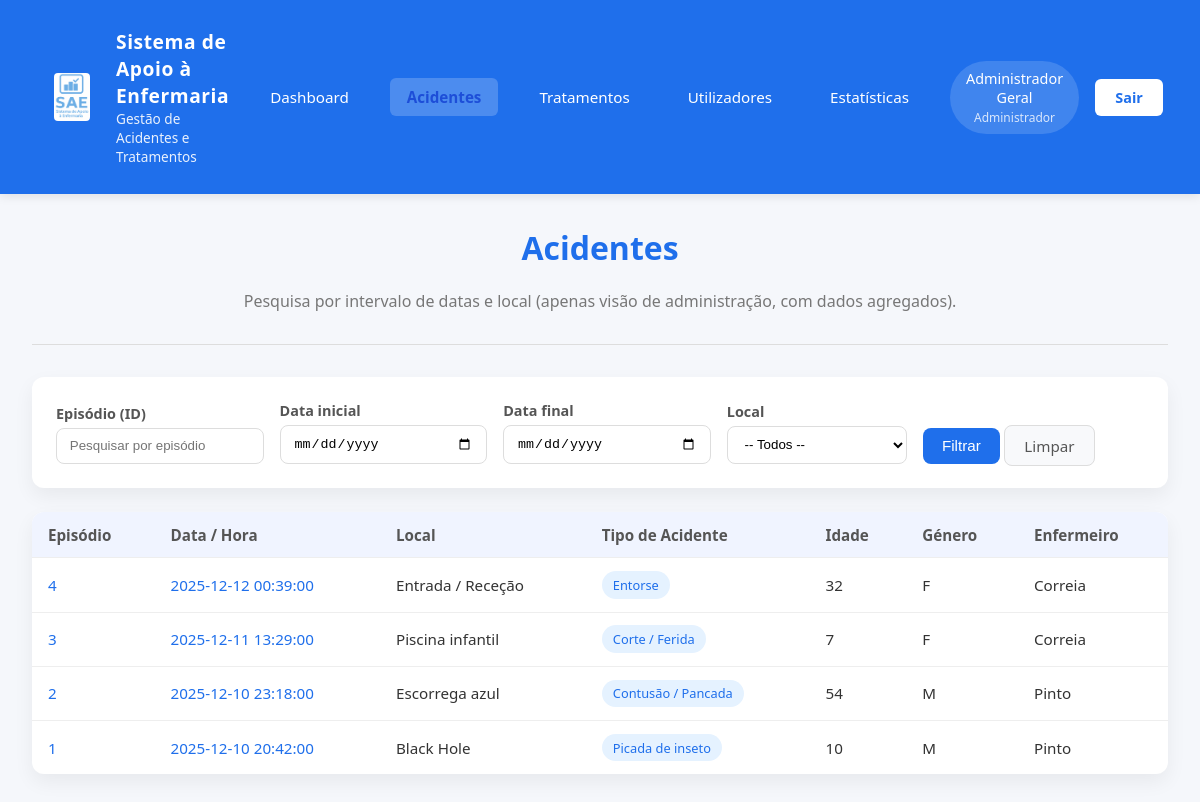
The page /public/index.php?route=admin_incidents (signed in) on the database its author committed.
### tables this page shows
CREATE TABLE `incidents` (
  `id` int(11) NOT NULL,
  `user_id` int(11) NOT NULL,
  `incident_type_id` int(11) NOT NULL,
  `location_id` int(11) NOT NULL,
  `occurred_at` datetime NOT NULL,
  `patient_age` tinyint(3) UNSIGNED DEFAULT NULL,
  `patient_gender` enum('M','F','Outro') DEFAULT NULL,
  `description` text DEFAULT NULL,
  `created_at` timestamp NOT NULL DEFAULT current_timestamp()
);

CREATE TABLE `locations` (
  `id` int(11) NOT NULL,
  `name` varchar(255) NOT NULL,
  `active` tinyint(1) NOT NULL DEFAULT 1,
  `created_at` timestamp NOT NULL DEFAULT current_timestamp()
);

CREATE TABLE `incident_types` (
  `id` int(11) NOT NULL,
  `name` varchar(100) NOT NULL
);

CREATE TABLE `users` (
  `id` int(11) NOT NULL,
  `email` varchar(255) NOT NULL,
  `password_hash` varchar(255) NOT NULL,
  `role_id` int(11) NOT NULL,
  `full_name` varchar(255) DEFAULT NULL,
  `phone` varchar(20) DEFAULT NULL,
  `approved` tinyint(1) DEFAULT 0,
  `created_at` timestamp NOT NULL DEFAULT current_timestamp(),
  `last_login` timestamp NULL DEFAULT NULL,
  `deleted_at` datetime DEFAULT NULL
);

### src/Controllers/AdminIncidentController.php (called while the page is built, shortened)
<?php
class AdminIncidentController
{
    public function index(): void
    {
        $fromDate   = $_GET['from'] ?? '';
        $toDate     = $_GET['to'] ?? '';
        $locationId = isset($_GET['location_id']) ? (int)$_GET['location_id'] : 0;
        $episode    = isset($_GET['episode']) ? trim($_GET['episode']) : '';
        $incidents = \App\Models\Incident::search([
            'fromDate'   => $fromDate !== '' ? $fromDate : null,
            'toDate'     => $toDate !== '' ? $toDate : null,
            'locationId' => $locationId > 0 ? $locationId : null,
            'episode'    => $episode !== '' ? $episode : null,
        ]);
        require __DIR__ . '/../Views/admin/incidents_list.php';
    }
}

### src/Models/Incident.php (called while the page is built, shortened)
<?php
class Incident
{
    public static function search(array $opts = []): array
    {
        $fromDate   = $opts['fromDate'] ?? null;
        $toDate     = $opts['toDate'] ?? null;
        $locationId = $opts['locationId'] ?? null;
        $userId     = isset($opts['userId']) ? (int)$opts['userId'] : null;
        $episode    = isset($opts['episode']) && $opts['episode'] !== '' ? (int)$opts['episode'] : null;
        $pdo = Database::getConnection();
        $sql = "
            SELECT i.*,
                it.name AS incident_type_name,
                l.name  AS location_name,
                u.full_name AS nurse_name
            FROM incidents i
            JOIN incident_types it ON it.id = i.incident_type_id
            JOIN locations l ON l.id = i.location_id
            JOIN users u ON u.id = i.user_id
            WHERE 1 = 1
        ";
        $params = [];
        $sql .= " ORDER BY i.occurred_at DESC";
        $stmt = $pdo->prepare($sql);
        $stmt->execute($params);
        return $stmt->fetchAll(\PDO::FETCH_ASSOC);
    }
}

### src/Views/admin/incidents_list.php (the view, shortened to what this page needs)
<?php
$baseUrl = '/enfermaria/public/index.php';
$nome    = $_SESSION['user_name'] ?? 'Administrador';
$fromDate   = $_GET['from'] ?? '';
$toDate     = $_GET['to'] ?? '';
?>
<!DOCTYPE html>
<html lang="pt">
<head>
<link rel="stylesheet" href="/enfermaria/public/assets/css/layout.css">
</head>
<body>
<?php require __DIR__ . '/../layouts/header.php'; ?>
<main>
    <h1>Acidentes</h1>
    <p class="subtitle">Pesquisa por intervalo de datas e local (apenas visão de administração, com dados agregados).</p>
    <hr class="separator">
    <div class="filters">
        <form method="get" action="<?= $baseUrl ?>">
            <div>
                <label>Episódio (ID)</label>
                <input type="text" name="episode" value="<?= htmlspecialchars($_GET['episode'] ?? '') ?>" placeholder="Pesquisar por episódio">
            </div>
            <div>
                <label>Data inicial</label>
                <input type="date" name="from" value="<?= htmlspecialchars($fromDate) ?>">
            </div>
            <div>
                <label>Data final</label>
                <input type="date" name="to" value="<?= htmlspecialchars($toDate) ?>">
            </div>
            <div>
                <label>Local</label>
                <select name="location_id">
                    <option value="0">-- Todos --</option>
                </select>
            </div>
            <div>
                <button type="submit">Filtrar</button>
                <a href="<?= $baseUrl ?>?route=admin_incidents" class="btn-reset">Limpar</a>
            </div>
        </form>
    </div>
    <?php if (empty($incidents)): ?>
        <p>Não foram encontrados Acidentes com os critérios selecionados.</p>
    <?php else: ?>
        <table>
            <thead>
                <tr>
                    <th>Episódio</th>
                    <th>Data / Hora</th>
                    <th>Local</th>
                    <th>Tipo de Acidente</th>
                    <th>Idade</th>
                    <th>Género</th>
                    <th>Enfermeiro</th>
                </tr>
            </thead>
            <tbody>
            <?php foreach ($incidents as $i): ?>
                <tr>
                    <td><a href="<?= $baseUrl ?>?route=admin_incident_detail&id=<?= (int)$i['id'] ?>">
                            <?= (int)$i['id'] ?>
                        </a>
                    </td>
                    <td>
                        <a>
                            <?= htmlspecialchars($i['occurred_at']) ?>
                        </a>
                    </td>
                    <td><?= htmlspecialchars($i['location_name']) ?></td>
                    <td><span class="badge"><?= htmlspecialchars($i['incident_type_name']) ?></span></td>
                    <td><?= $i['patient_age'] !== null ? (int)$i['patient_age'] : '—' ?></td>
                    <td><?= $i['patient_gender'] ?: '—' ?></td>
                    <td><?= htmlspecialchars($i['nurse_name'] ?? '') ?></td>
                </tr>
            <?php endforeach; ?>
            </tbody>
        </table>
    <?php endif; ?>
</main>
</body>
</html>

### public/index.php (shortened to what this page needs)
<?php
$route = $_GET['route'] ?? 'login';
if ($route === 'login') {
    $controller = new App\Controllers\AuthController();
    $controller->showLoginForm();
} elseif ($route === 'login_submit' && $_SERVER['REQUEST_METHOD'] === 'POST') {
    $controller = new App\Controllers\AuthController();
    $controller->login();
} elseif ($route === 'register') {
    $controller = new App\Controllers\AuthController();
    $controller->showRegisterForm();
} elseif ($route === 'register_submit' && $_SERVER['REQUEST_METHOD'] === 'POST') {
    $controller = new App\Controllers\AuthController();
    $controller->register();
} elseif ($route === 'logout') {
    $controller = new App\Controllers\AuthController();
    $controller->logout();
} elseif ($route === 'dashboard') {
    $controller = new App\Controllers\DashboardController();
    $controller->index();
} elseif ($route === 'admin_users') {
    $controller = new App\Controllers\AdminUserController();
    $controller->pending();
} elseif ($route === 'admin_users_action' && $_SERVER['REQUEST_METHOD'] === 'POST') {
    $controller = new App\Controllers\AdminUserController();
    $controller->handleAction();
} elseif ($route === 'admin_users_list') {
    $controller = new App\Controllers\AdminUserController();
    $controller->listUsers();
} elseif ($route === 'admin_users_change_role' && $_SERVER['REQUEST_METHOD'] === 'POST') {
    $controller = new App\Controllers\AdminUserController();
    $controller->changeRoleAction();
} elseif ($route === 'admin_user_delete' && $_SERVER['REQUEST_METHOD'] === 'POST') {
    $controller = new App\Controllers\AdminUserController();
    $controller->deleteUser();
} elseif ($route === 'incidents_new') {
    $controller = new App\Controllers\IncidentController();
    $controller->create();
} elseif ($route === 'incidents_store' && $_SERVER['REQUEST_METHOD'] === 'POST') {
    $controller = new App\Controllers\IncidentController();
    $controller->store();
} elseif ($route === 'treatments_new') {
    $controller = new App\Controllers\TreatmentController();
    $controller->create();
} elseif ($route === 'treatments_store' && $_SERVER['REQUEST_METHOD'] === 'POST') {
    $controller = new App\Controllers\TreatmentController();
    $controller->store();
} elseif ($route === 'admin_incidents') {
    $controller = new App\Controllers\AdminIncidentController();
    $controller->index();
} elseif ($route === 'admin_incident_detail') {
    $controller = new App\Controllers\AdminIncidentController();
    $controller->show();
} elseif ($route === 'treatments_change_status' && $_SERVER['REQUEST_METHOD'] === 'POST') {
    $controller = new App\Controllers\TreatmentController();
    $controller->changeStatus();
} elseif ($route === 'admin_treatments') {
    $controller = new App\Controllers\AdminTreatmentController();
    $controller->index();
} elseif ($route === 'treatment_conclude') {
    $controller = new App\Controllers\TreatmentController();
    $controller->conclude();
} elseif ($route === 'admin_incident_print') {
    $controller = new App\Controllers\AdminIncidentController();
    $controller->printPdf();
} elseif ($route === 'admin_stats') {
    $controller = new App\Controllers\AdminStatsController();
    $controller->index();
} elseif ($route === 'forgot_password') {
    $controller = new App\Controllers\AuthController();
    $controller->forgotPassword();
} elseif ($route === 'forgot_submit' && $_SERVER['REQUEST_METHOD'] === 'POST') {
    $controller = new App\Controllers\AuthController();
    $controller->forgot_submit();
} elseif ($route === 'reset_password' && isset($_GET['token'])) {
    $controller = new App\Controllers\AuthController();
    $controller->showResetPasswordForm();
} elseif ($route === 'reset_submit' && $_SERVER['REQUEST_METHOD'] === 'POST') {
    $controller = new App\Controllers\AuthController();
    $controller->reset_submit();
} elseif ($route === 'about') {
    require __DIR__ . '/../src/Views/about.php';
} elseif ($route === 'sso') {
    $controller = new App\Controllers\AuthController();
    $controller->ssoLogin();
} else {
    http_response_code(404);
    echo 'Página não encontrada';
}

### src/Views/layouts/header.php (shortened to what this page needs)
<?php
$baseUrl = $baseUrl ?? '/enfermaria/public/index.php';
$nome    = $nome    ?? ($_SESSION['user_name'] ?? 'Utilizador');
$role    = $role    ?? ($_SESSION['role'] ?? '');
$roleLabel = $role;
$route = $_GET['route'] ?? 'dashboard';
?>
<header class="topbar">
    <div class="topbar-inner">
        <div class="brand">
            <div class="brand-logo">
                <a href="<?= $baseUrl ?>?route=about">
                    <img src="/enfermaria/public/assets/img/logo-sae.png" alt="SAE" class="logo-sae">
                </a>
            </div>
            <div>
                <div class="brand-text-title">Sistema de Apoio à Enfermaria</div>
                <div class="brand-text-sub">Gestão de Acidentes e Tratamentos</div>
            </div>
        </div>
        <nav class="main-nav">
            <a href="<?= $baseUrl ?>?route=dashboard"
               class="nav-link <?= $route === 'dashboard' ? 'active' : '' ?>">
                Dashboard
            </a>
            <?php if ($role === 'Administrador'): ?>
                <a href="<?= $baseUrl ?>?route=admin_incidents"
                   class="nav-link <?= $route === 'admin_incidents' ? 'active' : '' ?>">
                    Acidentes
                </a>
                <a href="<?= $baseUrl ?>?route=admin_treatments"
                   class="nav-link <?= $route === 'admin_treatments' ? 'active' : '' ?>">
                    Tratamentos
                </a>
                <a href="<?= $baseUrl ?>?route=admin_users"
                   class="nav-link <?= $route === 'admin_users' ? 'active' : '' ?>">
                    Utilizadores
                </a>
                <a href="/enfermaria/public/index.php?route=admin_stats"
                    class="nav-link <?= ($_GET['route'] ?? '') === 'admin_stats' ? 'active' : '' ?>">
                    Estatísticas
                </a>
            <?php endif; ?>
        </nav>
        <div class="user-area">
            <div class="user-pill">
                <?= htmlspecialchars($nome) ?><br>
                <span class="user-role"><?= htmlspecialchars($roleLabel) ?></span>
            </div>
            <a href="<?= $baseUrl ?>?route=logout" class="btn-logout">Sair</a>
        </div>
    </div>
</header>

### public/assets/css/layout.css (style rules this page uses)
.topbar { background: linear-gradient(90deg, #2251ff, #3b82f6); color: #fff; box-shadow: 0 4px 18px rgba(0, 0, 0, 0.18); }
.topbar-inner { max-width: 1200px; margin: 0 auto; padding: 0.75rem 1.5rem; display: flex; align-items: center; justify-content: space-between; gap: 1.5rem; }
.brand { display: flex; align-items: center; gap: 0.75rem; }
.brand-logo { width: 32px; height: 32px; border-radius: 999px; background: rgba(255, 255, 255, 0.16); display: flex; align-items: center; justify-content: center; font-weight: 700; font-size: 1.1rem; }
.brand-text-title { font-weight: 700; letter-spacing: 0.02em; }
.brand-text-sub { font-size: 0.8rem; opacity: 0.9; }
.main-nav { display: flex; align-items: center; gap: 0.75rem; flex: 1; justify-content: center; }
.nav-link { padding: 0.4rem 0.9rem; border-radius: 999px; font-size: 0.9rem; text-decoration: none; color: #e5ecff; border: 1px solid transparent; transition: background 0.15s, border-color 0.15s, color 0.15s, transform 0.1s; white-space: nowrap; }
.nav-link.active { background: #ffffff; color: #1d4ed8; border-color: transparent; }
.user-area { display: flex; align-items: center; gap: 0.75rem; }
.user-pill { padding: 0.35rem 0.8rem; border-radius: 999px; background: rgba(15, 23, 42, 0.18); font-size: 0.82rem; }
.user-role { opacity: 0.9; font-size: 0.8rem; }
.btn-logout { padding: 0.35rem 0.85rem; border-radius: 999px; border: 1px solid rgba(255, 255, 255, 0.75); background: transparent; color: #fff; font-size: 0.85rem; text-decoration: none; cursor: pointer; transition: background 0.15s, color 0.15s; }

### src/Views/admin/incidents_list.php (style rules this page uses)
body { margin: 0; font-family: system-ui, -apple-system, BlinkMacSystemFont, "Segoe UI", sans-serif; background: #f5f7fb; color: #333; }
header { background: #1f6feb; color: #fff; padding: 1rem 2rem; display: flex; justify-content: space-between; align-items: center; box-shadow: 0 2px 10px rgba(0,0,0,0.1); }
main { max-width: 1200px; margin: 0 auto; padding: 2rem; text-align: center; }
h1 { margin-top: 0; font-size: 2rem; color: #1f6feb; }
.subtitle { font-size: 1rem; color: #777; margin-bottom: 2rem; }
.filters { background: #fff; padding: 1.5rem; border-radius: 12px; box-shadow: 0 8px 20px rgba(0,0,0,0.06); margin-bottom: 1.5rem; text-align: left; }
.filters form { display: flex; flex-wrap: wrap; gap: 1rem; align-items: flex-end; }
.filters label { display: block; font-size: .9rem; font-weight: 600; color: #555; margin-bottom: 0.3rem; }
.filters input, .filters select { padding: 0.6rem 0.8rem; border-radius: 8px; border: 1px solid #ddd; min-width: 180px; background: #fff; transition: border-color 0.2s ease; }
.filters button { padding: 0.6rem 1.2rem; border: none; border-radius: 8px; cursor: pointer; background: #1f6feb; color: #fff; font-size: .95rem; transition: background 0.2s ease; }
.filters a.btn-reset { padding: 0.6rem 1.2rem; border-radius: 8px; font-size: .95rem; text-decoration: none; border: 1px solid #ddd; color: #555; background: #f8f9fb; transition: background 0.2s ease; }
table { width: 100%; border-collapse: collapse; background: #fff; border-radius: 12px; overflow: hidden; box-shadow: 0 8px 20px rgba(0,0,0,0.06); margin: 0 auto; }
th, td { padding: 0.8rem 1rem; border-bottom: 1px solid #eee; font-size: .95rem; text-align: left; }
th { background: #f0f4ff; font-weight: 600; color: #555; }
tr:last-child td { border-bottom: none; }
a { color: #1f6feb; text-decoration: none; }
.badge { display: inline-block; padding: 0.3rem 0.7rem; border-radius: 999px; font-size: .8rem; background: #e5f2ff; color: #1f6feb; font-weight: 500; }
.separator { border: none; border-top: 1px solid #ddd; margin: 2rem 0; }

### rows shown on the page
incidents: id "4", occurred_at "2025-12-12 00:39:00", location.name "Entrada / Receção", incident_type.name "Entorse", patient_age "32", patient_gender "F", user.full_name "Correia"
incidents: id "3", occurred_at "2025-12-11 13:29:00", location.name "Piscina infantil", incident_type.name "Corte / Ferida", patient_age "7", patient_gender "F", user.full_name "Correia"
incidents: id "2", occurred_at "2025-12-10 23:18:00", location.name "Escorrega azul", incident_type.name "Contusão / Pancada", patient_age "54", patient_gender "M", user.full_name "Pinto"
incidents: id "1", occurred_at "2025-12-10 20:42:00", location.name "Black Hole", incident_type.name "Picada de inseto", patient_age "10", patient_gender "M", user.full_name "Pinto"

### other values the page prints
$nome "Administrador Geral"
$roleLabel "Administrador"
